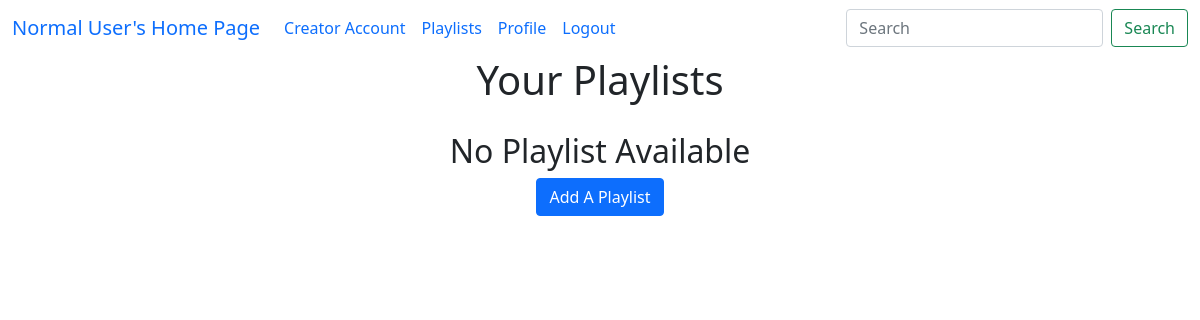
/all_playlists/1, run on an earlier commit of the app's database.
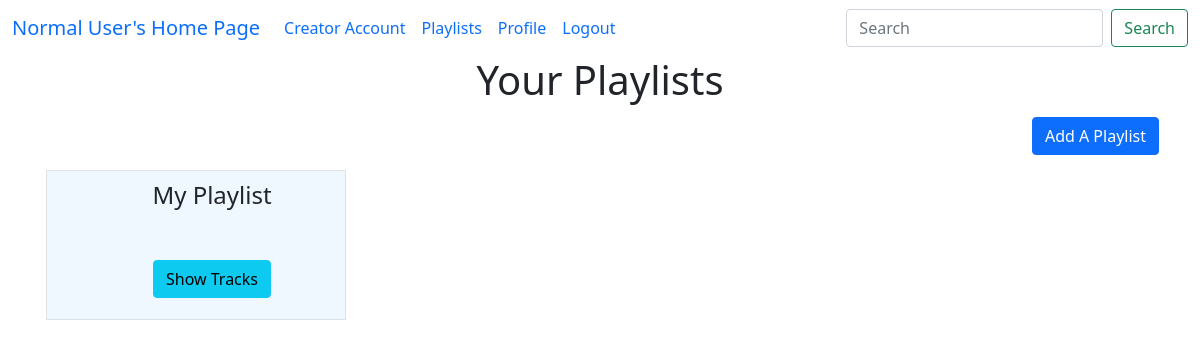
And on a later commit of the database.
### model1.py (models this page shows, shortened)
class Playlist(db.Model):
    playlist_id = db.Column(db.Integer, primary_key=True)
    playlist_name = db.Column(db.String(100), nullable=False)
    user_id = db.Column(db.Integer, db.ForeignKey("user.user_id"), nullable=False)
    playlist_songs = db.relationship("Playlist_Songs", backref="playlist",cascade="all, delete")
    user = db.relationship("User", backref="playlists")

### app.py (the view)
@app.route("/all_playlists/<int:u_id>")
def all_playlists(u_id):
    albums = Album.query.filter(Album.album_flag==False).all()
    user = User.query.get(u_id)
    playlists=Playlist.query.all()
    return render_template("all_playlists_page.html",user=user,albums=albums,playlists=playlists)

### app.py (called while the page is built)
@app.context_processor
def search_processor():
    return {'searched': request.form.get("searched")}

### templates/all_playlists_page.html (shortened to what this page needs)
<!doctype html>
<html lang="en">
<head>
    <link href="https://cdn.jsdelivr.net/npm/bootstrap@5.0.2/dist/css/bootstrap.min.css" rel="stylesheet"
>
</head>
<body>
    {% extends "general_user_navbar.html" %}
    {% block content %}
    <div class="container-fluid">
        <div class="container-fluid">
            <h1><label for="playlists">your playlists</label></h1>
            <div id="playlists" class="container-fluid" style="text-transform: capitalize">
                {% if playlists|length == 0 %}
                <div style="text-align:center ; padding:20px;">
                    <h2>No playlist Available</h2>
                    <a  class="btn btn-primary"  href="/add_playlist/{{user.user_id}}">add a playlist</a>
                </div>
                {% else %}
                <div style="text-align:right ; padding:5px;">
                    <a  class="btn btn-primary"  href="/add_playlist/{{user.user_id}}">add a playlist</a>
                </div>
                <div class="playlists container text-center">
                    <div class="row row-cols-4">
                        {% for playlist in playlists %}
                        <div id="playlist" class="col  border border-primary-subtle" >
                            <ul type="none">
                                <li style="margin: 10px;">
                                    <h4>{{playlist.playlist_name}}</h4>
                                </li>
                                <li style="margin: 50px;"> <a class="btn btn-info" href="/playlist_songs/{{user.user_id}}/{{playlist.playlist_id}}" role="button">Show Tracks</a></li>
                            </ul>
                        </div>
                        {% endfor %}
                    </div>
                </div>
            </div>
            {% endif %}
        </div>
    </div>
    {% endblock %}

### templates/general_user_navbar.html (shortened to what this page needs)
<div>
    <nav class="navbar navbar-expand-lg bg-body-tertiary">
        <div class="container-fluid">
            <a class="navbar-brand" href="/home/{{user.user_id}}">Normal User's Home Page</a>
            <div class="collapse navbar-collapse" id="navbarTogglerDemo02">
                <ul class="navbar-nav me-auto mb-2 mb-lg-0">
                    <li class="nav-item">
                        <a class="nav-link" href="/home/{{user.user_id}}/creator_account">Creator account</a>
                    </li>
                    <li class="nav-item">
                        <a class="nav-link" href="/all_playlists/{{user.user_id}}">Playlists</a>
                    </li>
                    <li class="nav-item">
                        <a class="nav-link" href="#">Profile</a>
                    </li>
                    <li class="nav-item">
                        <form action="/user_logout/{{user.user_id}}" method="post">
                            <a class="nav-link" type="button" href="/user_logout/{{user.user_id}}">Logout</a>
                        </form>
                    </li>
                </ul>
                <form class="d-flex" method="post" action="/search_user/{{user.user_id}}" role="search">
                    <input class="form-control me-2" type="search" placeholder="Search" aria-label="Search" name="searched">
                    <button class="btn btn-outline-success" type="submit">Search</button>
                </form>
            </div>
        </div>
    </nav>
</div>
{% block content %}
{% endblock %}

### templates/all_playlists_page.html (style rules this page uses)
.container-fluid { text-transform: capitalize; text-align: center; }
.playlists { height: 350px; width: auto; overflow:auto; }
#playlist { width: 300px; height: 150px; margin: 10px; padding: auto; text-align: center; background-color: aliceblue; }

What changed in the data, as far as the page shows it:
added Playlist: playlist_name "My Playlist"
Also different on the page:
text no longer shown: "No Playlist Available"
